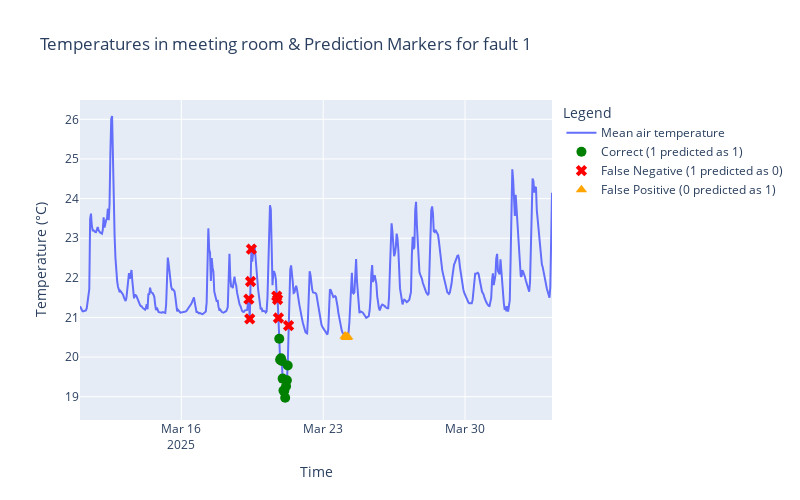

Notebook source saved alongside this figure:
### Code cell
fig = go.Figure()

# Base temperature curve
fig.add_trace(go.Scatter(
    x=df_engen['Time'], 
    y=df_engen[test_temp], 
    mode='lines', 
    name='Mean air temperature'
))

# Convert y_pred to a Pandas Series with the correct index
y_pred_series = pd.Series(y_pred, index=test_y.index)

# Find indices for different cases
correct_1_indices = (test_y == 1) & (y_pred_series == 1)  # True 1, Pred 1 -> Green
false_negative_indices = (test_y == 1) & (y_pred_series == 0)  # True 1, Pred 0 -> Red
false_positive_indices = (test_y == 0) & (y_pred_series == 1)  # True 0, Pred 1 -> Orange

# Extract timestamps
correct_1_timestamps = df_engen.loc[test_y.index, 'Time'][correct_1_indices]
false_negative_timestamps = df_engen.loc[test_y.index, 'Time'][false_negative_indices]
false_positive_timestamps = df_engen.loc[test_y.index, 'Time'][false_positive_indices]

# Extract corresponding temperatures
correct_1_temps = df_engen.loc[test_y.index, test_temp][correct_1_indices]
false_negative_temps = df_engen.loc[test_y.index, test_temp][false_negative_indices]
false_positive_temps = df_engen.loc[test_y.index, test_temp][false_positive_indices]

# Add markers for correct predictions (Green)
fig.add_trace(go.Scatter(
    x=correct_1_timestamps,
    y=correct_1_temps,
    mode='markers',
    marker=dict(color='green', size=10),
    name='Correct (1 predicted as 1)'
))

# Add markers for false negatives (Red)
fig.add_trace(go.Scatter(
    x=false_negative_timestamps,
    y=false_negative_temps,
    mode='markers',
    marker=dict(color='red', size=10, symbol='x'),
    name='False Negative (1 predicted as 0)'
))

# Add markers for false positives (Orange)
fig.add_trace(go.Scatter(
    x=false_positive_timestamps,
    y=false_positive_temps,
    mode='markers',
    marker=dict(color='orange', size=10, symbol='triangle-up'),
    name='False Positive (0 predicted as 1)'
))

# Customize layout
fig.update_layout(
    title="Temperatures in meeting room & Prediction Markers for fault 1",
    xaxis_title="Time",
    yaxis_title="Temperature (°C)",
    legend_title="Legend",
    template="plotly", 
    width = 800,
    height = 500
)

# Show the plot
fig.show()

### Figure 1 — Plotly figure (JSON) as saved in the notebook; plotly's stock layout.template omitted (floating-point values rounded to 4 significant figures; data arrays with more than 128 entries replaced by an {"elided": "..."} marker saying what was removed)
{"data": [{"mode": "lines", "name": "Mean air temperature", "type": "scatter", "x": {"elided": "560 str values"}, "y": {"elided": "560 float values"}}, {"marker": {"color": "green", "size": 10}, "mode": "markers", "name": "Correct (1 predicted as 1)", "type": "scatter", "x": ["2025-03-20 20:00:00", "2025-03-20 21:00:00", "2025-03-20 22:00:00", "2025-03-20 23:00:00", "2025-03-21 00:00:00", "2025-03-21 01:00:00", "2025-03-21 02:00:00", "2025-03-21 03:00:00", "2025-03-21 04:00:00", "2025-03-21 05:00:00", "2025-03-21 06:00:00"], "y": [20.46, 19.93, 19.97, 19.9, 19.46, 19.15, 19.15, 18.97, 19.26, 19.41, 19.79]}, {"marker": {"color": "red", "size": 10, "symbol": "x"}, "mode": "markers", "name": "False Negative (1 predicted as 0)", "type": "scatter", "x": ["2025-03-19 08:00:00", "2025-03-19 09:00:00", "2025-03-19 10:00:00", "2025-03-19 11:00:00", "2025-03-20 17:00:00", "2025-03-20 18:00:00", "2025-03-20 19:00:00", "2025-03-21 07:00:00"], "y": [21.46, 20.96, 21.91, 22.72, 21.54, 21.45, 20.99, 20.79]}, {"marker": {"color": "orange", "size": 10, "symbol": "triangle-up"}, "mode": "markers", "name": "False Positive (0 predicted as 1)", "type": "scatter", "x": ["2025-03-24 02:00:00", "2025-03-24 03:00:00", "2025-03-24 04:00:00", "2025-03-24 05:00:00"], "y": [20.53, 20.51, 20.49, 20.52]}], "layout": {"height": 500, "legend": {"title": {"text": "Legend"}}, "title": {"text": "Temperatures in meeting room & Prediction Markers for fault 1"}, "width": 800, "xaxis": {"title": {"text": "Time"}}, "yaxis": {"title": {"text": "Temperature (°C)"}}}}
